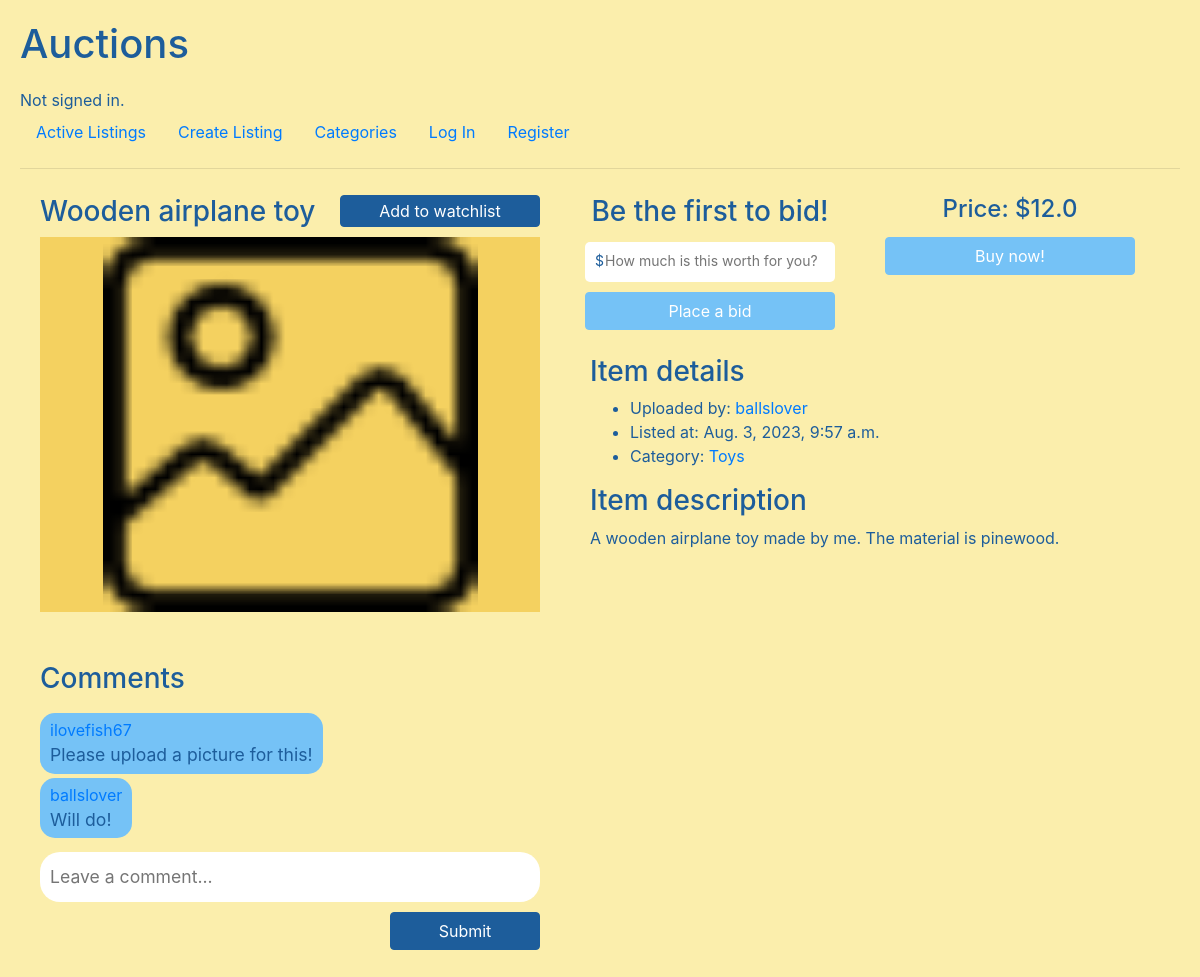
/listing/11, run on the app's committed database.
### auctions/models.py (models this page shows, shortened)
class Listing(models.Model):
    active = models.BooleanField(default=True)
    bid_step = models.FloatField(default=0.1)
    category = models.ForeignKey(
        Category, on_delete=models.CASCADE, related_name="listings", blank=True, null=True)
    description = models.TextField(max_length=300)
    photo = models.ImageField(
        upload_to="listing-images", blank=True, null=True)
    price = models.FloatField()
    pub_date = models.DateTimeField("date published")
    title = models.CharField(max_length=20)
    user = models.ForeignKey(
        User, on_delete=models.CASCADE, related_name="listings")
    winner = models.ForeignKey(
        User, on_delete=models.CASCADE, related_name="won_listings", blank=True, null=True)

class User(AbstractUser):
    pass

class Category(models.Model):
    title = models.CharField(max_length=30)
    def __str__(self):
        return self.title

class Comment(models.Model):
    date = models.DateTimeField("date of comment")
    listing = models.ForeignKey(
        Listing, on_delete=models.CASCADE, related_name="comments", blank=True, null=True)
    text = models.CharField(max_length=120)
    user = models.ForeignKey(
        User, on_delete=models.CASCADE, related_name="comments")

### auctions/views.py (the view, shortened to what this page needs)
# urls.py: path("listing/<int:listing_id>", views.listing, name="listing"),
def listing(request, listing_id):
    try:
        listing = Listing.objects.get(pk=listing_id)
    except Listing.DoesNotExist:
        return render(request, "auctions/404.html", {
            "id": listing_id
        })
    if listing.bids.all().exists():
        highest_bid = listing.bids.all().order_by("-value").first().value
    else:
        highest_bid = None
    bid_form = BidForm(
        initial={"user": request.user, "date": datetime.now(), "listing": listing})
    comment_form = CommentForm(
        initial={"user": request.user, "date": datetime.now(), "listing": listing})
    if request.user.is_authenticated:
        if not Watchlist.objects.filter(user=request.user).exists():
            Watchlist.objects.create(user=request.user)
        watchlist = Watchlist.objects.get(user=request.user)
    else:
        watchlist = None
    return render(request, "auctions/listing.html", {
        "listing": listing,
        "bid_form": bid_form,
        "comment_form": comment_form,
        "watchlist": watchlist,
        "highest_bid": highest_bid
    })

### auctions/views.py (shortened to what this page needs)
class BidForm(forms.ModelForm):
    class Meta:
        model = Bid
        fields = "__all__"
    def __init__(self, *args, **kwargs):
        super(BidForm, self).__init__(*args, **kwargs)
        self.fields["value"].widget.attrs.update({
            "placeholder": "How much is this worth for you?"
        })

class CommentForm(forms.ModelForm):
    class Meta:
        model = Comment
        fields = "__all__"
    def __init__(self, *args, **kwargs):
        super(CommentForm, self).__init__(*args, **kwargs)
        self.fields["text"].widget.attrs.update({
            "placeholder": "Leave a comment..."
        })

### auctions/templates/auctions/listing.html (shortened to what this page needs)
{% extends "auctions/layout.html" %}
{% load static %}
{% block body %}
<div id="listing-main">
    <div>
        <div>
            <div id="listing-top">
                <div>
                    <div id="description-container">
                        <h3>{{ listing.title }}</h3>
                        <form action="{% url 'listing' listing.id %}"
                            method="post">
                            {% if listing.active %}
                            <div>
                                <button class="btn btn-secondary" type="submit"
                                    id="btn-watchlist">
                                    {% if listing in watchlist.listings.all %}
                                    Watching!
                                    {% else %}
                                    Add to watchlist
                                    {% endif %}
                                </button>
                            </div>
                            {% endif %}
                        </form>
                    </div>
                    {% if listing.photo %}
                    <img src="{{ listing.photo.url }}" alt="{{ listing.title }}">
                    {% else %}
                    <img src="{% static 'images/image.png' %}"
                        alt="{{ listing.title }}">
                    {% endif %}
                </div>
                <div id="detail-container">
                    {% if listing.active %}
                    <div id="bid-form">
                        {% if listing.user != user %}
                        <div id="dollar">$</div>
                        <div>
                            {% if listing.bids.all.exists %}
                            <h4>Highest bid: ${{ highest_bid }}</h4>
                            {% else %}
                            <h3>Be the first to bid!</h3>
                            {% endif %}
                            <form action="{% url 'listing' listing.id %}"
                                method="post">
                                {{ bid_form.value }}
                                <button class="btn btn-primary" type="submit">Place
                                    a bid</button>
                            </form>
                        </div>
                        {% endif %}
                        <div id="buy-form">
                            <h4>Price: ${{ listing.price }}</h4>
                            {% if listing.user != user %}
                            {% if not highest_bid or listing.price > highest_bid %}
                            <form action="{% url 'close' listing.id %}"
                                method="post">
                                <button class="btn btn-primary" type="submit">Buy
                                    now!</button>
                            </form>
                            {% endif %}
                            {% endif %}
                        </div>
                    </div>
                    {% endif %}
                    <div>
                        <h3>Item details</h3>
                        <ul>
                            <li>Uploaded by: <a
                                    href="{% url 'user' listing.user.username %}">
                                    {{ listing.user }}</a></li>
                            <li>Listed at: {{ listing.pub_date }}</li>
                            <li>Category:
                                {% if listing.category %}
                                <a href="{% url 'category' listing.category.title %}">
                                    {{ listing.category }}</a>
                                {% else %}
                                None
                                {% endif %}
                            </li>
                        </ul>
                        <h3>Item description</h3>
                        <p>{{ listing.description }}</p>
                    </div>
                </div>
            </div>
            <div id="listing-bottom">
                <h3>Comments</h3>
                {% if listing.comments.all.exists %}
                <ul>
                    {% for comment in listing.comments.all %}
                    <li>
                        <div>
                            <div>
                                <a href="{% url 'user' comment.user.username %}">
                                    {{comment.user }}</a>
                            </div>
                            <div class="comment">
                                {{ comment.text }}
                            </div>
                        </div>
                    </li>
                    {% endfor %}
                    {% else %}
                    <div>No comments yet.</div>
                    {% endif %}
                    {% if listing.active %}
                    <form action="{% url 'listing' listing.id %}" method="post">
                        {{ comment_form.text }}
                        <button type="submit" class="btn btn-secondary">Submit</button>
                    </form>
                    {% endif %}
                </div>
            </div>
        </div>
    </div>
    {% endblock %}

### auctions/static/auctions/styles.css (style rules this page uses)
body { padding: 20px; background-color: #FBEEAC; color: #1D5D9B; }
input { border: none; border-radius: 5px; color: #1D5D9B; background-color: #FBEEAC; }
input[type=number] { height: 30px; padding-bottom: 3px; padding-left: 17px; width: 100px; }
.btn-primary { background-color: #75C2F6; border-color: #75C2F6; }
.btn-secondary { background-color: #1D5D9B; border-color: #1D5D9B; }
.comment { font-size: 1.1rem; }
#bid-form { display: flex; font-size: 14px; line-height: 25px; margin: 0 !important; position: relative; text-align: center; width: 100%; }
#bid-form div { display: flex; flex-direction: column; align-items: center; }
#bid-form input { font-size: 14px; height: 40px; margin: 5px; padding-left: 20px; width: 250px; }
#bid-form button { margin: 5px; width: 250px; }
#btn-watchlist { height: 60%; padding: 3px; width: 200px; }
#buy-form { min-width: 260px; }
#description-container { display: flex; justify-content: space-between; }
#detail-container { margin-right: 20px; width: 600px; }
#detail-container > div { margin: 20px 0 0 50px; }
#dollar { left: 55px; position: absolute; top: 53px; }
#listing-bottom { display: flex; flex-direction: column; margin-top: 50px; margin-right: 20px; }
#listing-bottom form { align-items: flex-end; display: flex; flex-direction: column; margin-top: 10px; width: 500px; }
#listing-bottom form input { border: none; border-radius: 20px; font-size: 1.1rem; height: 50px; padding-left: 10px; width: 100%; }
#listing-bottom form button { margin-top: 10px; width: 150px; }
#listing-bottom li { background-color: #75C2F6; border-radius: 15px; display: inline-block; list-style: none; margin-bottom: 4px; padding: 5px 10px; }
#listing-bottom ul { align-items: flex-start; display: flex; flex-direction: column; margin-top: 10px; padding: 0; width: 70%; }
#listing-main { width: 100%; justify-content: center; display: flex; }
#listing-main > div { display: inline-block; margin: 10px 20px; }
#listing-main > div > div { display: flex; flex-direction: column; }
#listing-main input { background-color: white; }
#listing-top { display: flex; justify-content: center; }
#listing-top img { background-color: #F4D160; height: 375px; object-fit: contain; width: 500px; }

### data on the page
Listing: title "Wooden airplane toy", price "12.0", user "ballslover", pub_date "Aug. 3, 2023, 9:57 a.m.", category "Toys", description "A wooden airplane toy made by me. The material is pinewood."
Comment: user "ilovefish67", text "Please upload a picture for this!"
Comment: user "ballslover", text "Will do!"
